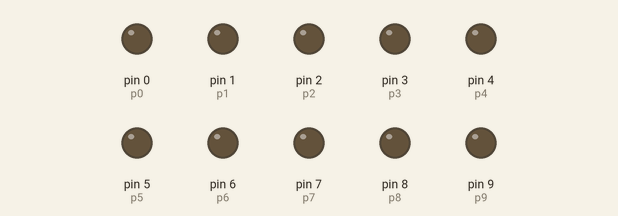
Bench run of a sketch on a simulated Arduino Uno, built with avr-gcc and run on an emulated ATmega328P. On the bench: output pins drawn as LEDs (lit = HIGH).

Above: at 1.6 s.
At 3.6 s:
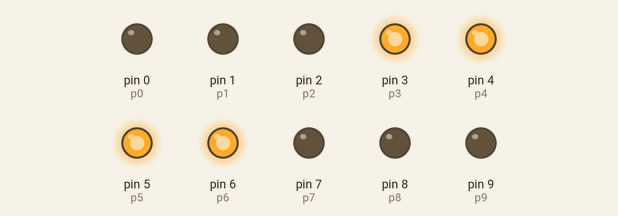
At 4.6 s:
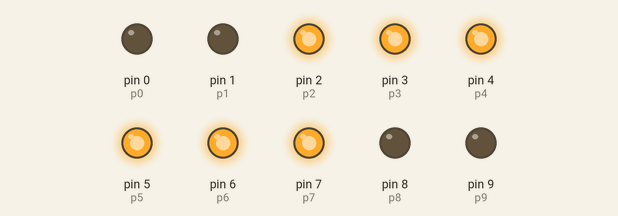
At 5.6 s:
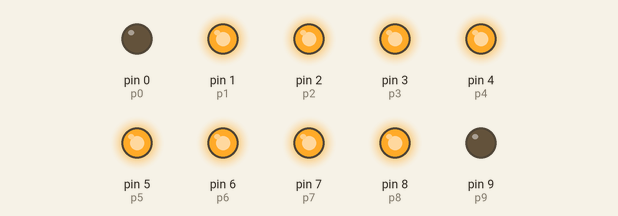
At 7.1 s:
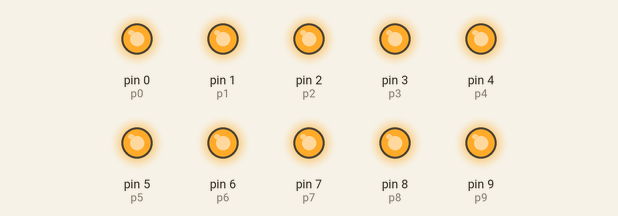
At 14.4 s:
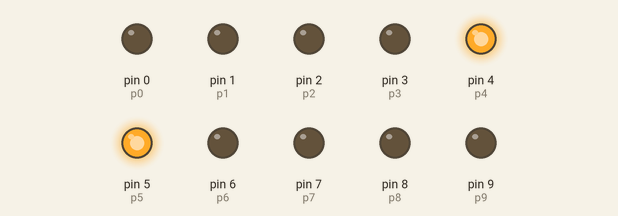
Timing chart, 0 to 15.5 s (numbered marks = the images above):
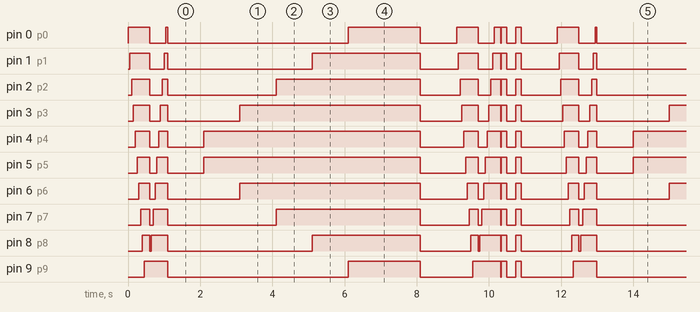

Measured:
- by itself, pin 9 (p9): repeats every 11.9 s: LOW 5.0 s, HIGH 2.0 s, LOW 1.5 s, HIGH 0.77 s, LOW 0.02 s, HIGH 0.15 s, LOW 0.25 s, HIGH 0.15 s, LOW 1.5 s, HIGH 0.65 s
- by itself, pin 0 (p0): repeats every 11.9 s: LOW 0.45 s, HIGH 0.05 s, LOW 5.0 s, HIGH 2.0 s, LOW 1.0 s, HIGH 0.60 s, LOW 0.45 s, HIGH 0.17 s, LOW 0.02 s, HIGH 0.15 s, LOW 0.25 s, HIGH 0.15 s, LOW 1.0 s, HIGH 0.60 s
- by itself, everything shown: repeats every 11.9 s, in 50 steps

The sketch:

Light_Show.ino
```cpp
int p0 = 0;
int p1 = 1;
int p2 = 2;
int p3 = 3;
int p4 = 4;
int p5 = 5;
int p6 = 6;
int p7 = 7;
int p8 = 8;
int p9 = 9;


void setup() {
  pinMode(p0, OUTPUT);
  pinMode(p1, OUTPUT);
  pinMode(p2, OUTPUT);
  pinMode(p3, OUTPUT);
  pinMode(p4, OUTPUT);
  pinMode(p5, OUTPUT);
  pinMode(p6, OUTPUT);
  pinMode(p7, OUTPUT);
  pinMode(p8, OUTPUT);
  pinMode(p9, OUTPUT);
}

void all_off()
{
  digitalWrite(p0, LOW);
  digitalWrite(p1, LOW);
  digitalWrite(p2, LOW);
  digitalWrite(p3, LOW);
  digitalWrite(p4, LOW);
  digitalWrite(p5, LOW);
  digitalWrite(p6, LOW);
  digitalWrite(p7, LOW);
  digitalWrite(p8, LOW);
  digitalWrite(p9, LOW);
}

void line()
{
  for (int i = 0; i <= 9; i++)
  {
    if (i == 0)  digitalWrite(p0, HIGH);
    if (i == 1)  digitalWrite(p1, HIGH);
    if (i == 2)  digitalWrite(p2, HIGH);
    if (i == 3)  digitalWrite(p3, HIGH);
    if (i == 4)  digitalWrite(p4, HIGH);
    if (i == 5)  digitalWrite(p5, HIGH);
    if (i == 6)  digitalWrite(p6, HIGH);
    if (i == 7)  digitalWrite(p7, HIGH);
    if (i == 8)  digitalWrite(p8, HIGH);
    if (i == 9)  digitalWrite(p9, HIGH);
    delay(50);
  }
}

void rline()
{

  for (int i = 9; i >= 0; i--)
  {
    if (i == 0)  digitalWrite(p0, HIGH);
    if (i == 1)  digitalWrite(p1, HIGH);
    if (i == 2)  digitalWrite(p2, HIGH);
    if (i == 3)  digitalWrite(p3, HIGH);
    if (i == 4)  digitalWrite(p4, HIGH);
    if (i == 5)  digitalWrite(p5, HIGH);
    if (i == 6)  digitalWrite(p6, HIGH);
    if (i == 7)  digitalWrite(p7, HIGH);
    if (i == 8)  digitalWrite(p8, HIGH);
    if (i == 9)  digitalWrite(p9, HIGH);
    delay(50);
  }
}

void all_on()
{
  digitalWrite(p0, HIGH);
  digitalWrite(p1, HIGH);
  digitalWrite(p2, HIGH);
  digitalWrite(p3, HIGH);
  digitalWrite(p4, HIGH);
  digitalWrite(p5, HIGH);
  digitalWrite(p6, HIGH);
  digitalWrite(p7, HIGH);
  digitalWrite(p8, HIGH);
  digitalWrite(p9, HIGH);
}

void inside_out()
{
  for (int i = 0;i <= 5; i++)
  {
    if (i == 5)  digitalWrite(p0, HIGH);
    if (i == 4)  digitalWrite(p1, HIGH);
    if (i == 3)  digitalWrite(p2, HIGH);
    if (i == 2)  digitalWrite(p3, HIGH);
    if (i == 1)  digitalWrite(p4, HIGH);
    if (i == 1)  digitalWrite(p5, HIGH);
    if (i == 2)  digitalWrite(p6, HIGH);
    if (i == 3)  digitalWrite(p7, HIGH);
    if (i == 4)  digitalWrite(p8, HIGH);
    if (i == 5)  digitalWrite(p9, HIGH);
    delay(1000);
  }
  all_on();
  delay(1000);
  all_off();
  delay(1000);
}

void run_up_down()
{
  line();
  delay(100);
  all_off();
  rline();
  delay(100);
  all_off();
}

void warning()
{
  all_on();
  delay(20);
  all_off();
  delay(20);
}

void heart_beat()
{
  all_on();
  delay(150);
  all_off();
  delay(250);
   all_on();
  delay(150);
  all_off();


  delay(1000);
}
void loop()
{

 line();
 delay(100);
 all_off();
 rline();
 all_off();
 inside_out();


 run_up_down();
 warning();
 heart_beat();
}
```
